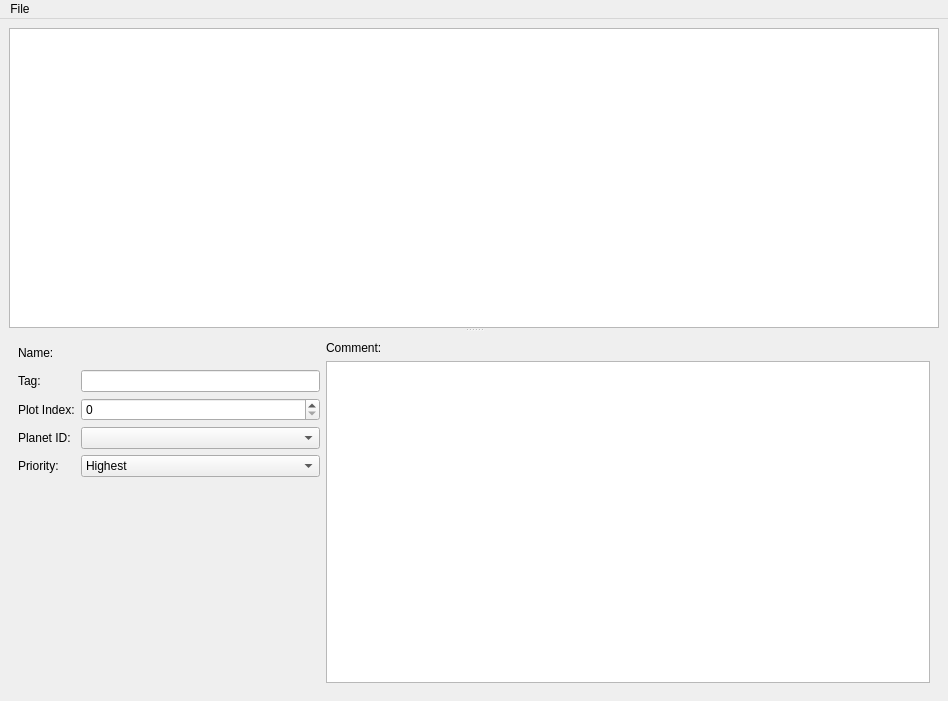
<?xml version="1.0" encoding="UTF-8"?>
<ui version="4.0">
 <class>MainWindow</class>
 <widget class="QMainWindow" name="MainWindow">
  <property name="geometry">
   <rect>
    <x>0</x>
    <y>0</y>
    <width>948</width>
    <height>701</height>
   </rect>
  </property>
  <property name="windowTitle">
   <string>MainWindow</string>
  </property>
  <widget class="QWidget" name="centralwidget">
   <layout class="QGridLayout" name="gridLayout">
    <item row="0" column="0">
     <widget class="QSplitter" name="splitter">
      <property name="orientation">
       <enum>Qt::Vertical</enum>
      </property>
      <widget class="QTreeView" name="journalTree">
       <property name="contextMenuPolicy">
        <enum>Qt::CustomContextMenu</enum>
       </property>
       <property name="editTriggers">
        <set>QAbstractItemView::NoEditTriggers</set>
       </property>
       <property name="headerHidden">
        <bool>true</bool>
       </property>
      </widget>
      <widget class="QStackedWidget" name="questPages">
       <property name="sizePolicy">
        <sizepolicy hsizetype="Preferred" vsizetype="Minimum">
         <horstretch>0</horstretch>
         <verstretch>0</verstretch>
        </sizepolicy>
       </property>
       <property name="currentIndex">
        <number>0</number>
       </property>
       <widget class="QWidget" name="categoryPage">
        <layout class="QHBoxLayout" name="horizontalLayout_2" stretch="1,2">
         <item>
          <layout class="QFormLayout" name="formLayout">
           <item row="0" column="0">
            <widget class="QLabel" name="label">
             <property name="text">
              <string>Name:</string>
             </property>
            </widget>
           </item>
           <item row="0" column="1">
            <layout class="QHBoxLayout" name="horizontalLayout">
             <item>
              <widget class="LocalizedStringLineEdit" name="categoryNameEdit" native="true">
               <property name="minimumSize">
                <size>
                 <width>0</width>
                 <height>23</height>
                </size>
               </property>
              </widget>
             </item>
            </layout>
           </item>
           <item row="3" column="0">
            <widget class="QLabel" name="label_2">
             <property name="text">
              <string>Planet ID:</string>
             </property>
            </widget>
           </item>
           <item row="1" column="0">
            <widget class="QLabel" name="label_5">
             <property name="text">
              <string>Tag:</string>
             </property>
            </widget>
           </item>
           <item row="1" column="1">
            <widget class="QLineEdit" name="categoryTag"/>
           </item>
           <item row="2" column="0">
            <widget class="QLabel" name="label_3">
             <property name="text">
              <string>Plot Index:</string>
             </property>
            </widget>
           </item>
           <item row="3" column="1">
            <widget class="ComboBox2DA" name="categoryPlanetSelect"/>
           </item>
           <item row="2" column="1">
            <widget class="QSpinBox" name="categoryPlotSpin"/>
           </item>
           <item row="4" column="0">
            <widget class="QLabel" name="label_4">
             <property name="text">
              <string>Priority:</string>
             </property>
            </widget>
           </item>
           <item row="4" column="1">
            <widget class="QComboBox" name="categoryPrioritySelect">
             <item>
              <property name="text">
               <string>Highest</string>
              </property>
             </item>
             <item>
              <property name="text">
               <string>High</string>
              </property>
             </item>
             <item>
              <property name="text">
               <string>Medium</string>
              </property>
             </item>
             <item>
              <property name="text">
               <string>Low</string>
              </property>
             </item>
             <item>
              <property name="text">
               <string>Lowest</string>
              </property>
             </item>
            </widget>
           </item>
          </layout>
         </item>
         <item>
          <layout class="QVBoxLayout" name="verticalLayout_2">
           <item>
            <widget class="QLabel" name="label_6">
             <property name="text">
              <string>Comment:</string>
             </property>
            </widget>
           </item>
           <item>
            <widget class="HTPlainTextEdit" name="categoryCommentEdit"/>
           </item>
          </layout>
         </item>
        </layout>
       </widget>
       <widget class="QWidget" name="entryPage">
        <layout class="QHBoxLayout" name="horizontalLayout_3">
         <item>
          <layout class="QFormLayout" name="formLayout_2">
           <item row="0" column="0">
            <widget class="QLabel" name="label_8">
             <property name="text">
              <string>ID:</string>
             </property>
            </widget>
           </item>
           <item row="0" column="1">
            <widget class="QSpinBox" name="entryIdSpin">
             <property name="minimumSize">
              <size>
               <width>80</width>
               <height>0</height>
              </size>
             </property>
            </widget>
           </item>
           <item row="2" column="0">
            <widget class="QLabel" name="label_7">
             <property name="text">
              <string>End:</string>
             </property>
            </widget>
           </item>
           <item row="1" column="0">
            <widget class="QLabel" name="label_9">
             <property name="text">
              <string>XP Percentage:</string>
             </property>
            </widget>
           </item>
           <item row="1" column="1">
            <widget class="QDoubleSpinBox" name="entryXpSpin"/>
           </item>
           <item row="2" column="1">
            <widget class="QCheckBox" name="entryEndCheck">
             <property name="text">
              <string/>
             </property>
            </widget>
           </item>
          </layout>
         </item>
         <item>
          <layout class="QVBoxLayout" name="verticalLayout">
           <item>
            <widget class="QLabel" name="label_10">
             <property name="text">
              <string>Text:</string>
             </property>
            </widget>
           </item>
           <item>
            <widget class="HTPlainTextEdit" name="entryTextEdit">
             <property name="readOnly">
              <bool>true</bool>
             </property>
            </widget>
           </item>
          </layout>
         </item>
        </layout>
       </widget>
      </widget>
     </widget>
    </item>
   </layout>
  </widget>
  <widget class="QMenuBar" name="menubar">
   <property name="geometry">
    <rect>
     <x>0</x>
     <y>0</y>
     <width>948</width>
     <height>21</height>
    </rect>
   </property>
   <widget class="QMenu" name="menuNew">
    <property name="title">
     <string>File</string>
    </property>
    <addaction name="actionNew"/>
    <addaction name="actionOpen"/>
    <addaction name="actionSave"/>
    <addaction name="actionSave_As"/>
    <addaction name="actionRevert"/>
    <addaction name="separator"/>
    <addaction name="actionExit"/>
   </widget>
   <addaction name="menuNew"/>
  </widget>
  <action name="actionOpen">
   <property name="text">
    <string>Open</string>
   </property>
  </action>
  <action name="actionSave">
   <property name="text">
    <string>Save</string>
   </property>
  </action>
  <action name="actionSave_As">
   <property name="text">
    <string>Save As</string>
   </property>
  </action>
  <action name="actionNew">
   <property name="text">
    <string>New</string>
   </property>
  </action>
  <action name="actionRevert">
   <property name="text">
    <string>Revert</string>
   </property>
  </action>
  <action name="actionExit">
   <property name="text">
    <string>Exit</string>
   </property>
  </action>
 </widget>
 <customwidgets>
  <customwidget>
   <class>LocalizedStringLineEdit</class>
   <extends>QWidget</extends>
   <header location="global">toolset.misc.widget.widgets</header>
   <container>1</container>
  </customwidget>
  <customwidget>
   <class>ComboBox2DA</class>
   <extends>QComboBox</extends>
   <header location="global">toolset.misc.widget.widgets</header>
  </customwidget>
  <customwidget>
   <class>HTPlainTextEdit</class>
   <extends>QPlainTextEdit</extends>
   <header location="global">toolset.editors.editor</header>
  </customwidget>
 </customwidgets>
 <resources/>
 <connections/>
</ui>
